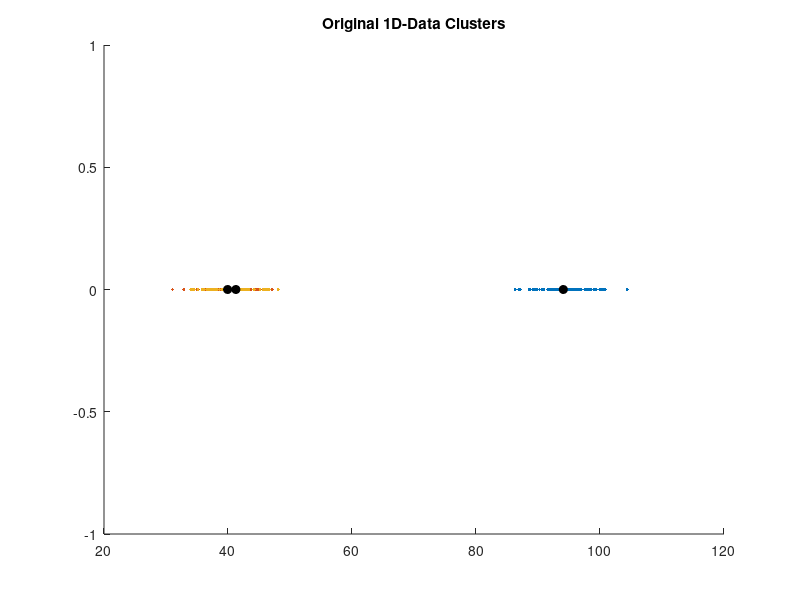

MATLAB code for this plot: (Note: this script raises an error after producing the figure.)
%% PART 1.
% Gaussian  Mixture  Models  and  Maximum  Likelihood  Algorithm (30) 

close all
clear
clc

plot_path = '../../Output/Part1/';

%% 1.
% Generate 100 data samples (each) from 3 1-D Gaussians, with different 
% means and variances. 

% set up disribution parameters
mu = rand(3,1)*100;
sigma = rand(3,1)*25/2;

% make gaussian distribution models
gm1 = gmdistribution(mu(1),sigma(1));
gm2 = gmdistribution(mu(2),sigma(2));
gm3 = gmdistribution(mu(3),sigma(3));

% generate data
n = 100;
data(1:n) = random(gm1,n);
data(n+1:2*n) = random(gm2,n);
data(2*n+1:3*n) = random(gm3,n);

% plot data for refrence
figure; title('Original 1D-Data Clusters'); hold on
plot(data(1:n),zeros(1,n),'.'); % plot data in each culster as a distinct color
plot(data(n+1:2*n),zeros(1,n),'.'); % plot data in each culster as a distinct color
plot(data(2*n+1:3*n),zeros(1,n),'.'); % plot data in each culster as a distinct color
plot(mu(:),0,'ko','MarkerFaceColor','k'); % plot cluster centers

% save
currentfolder = pwd; % save the current folder so that it can be returned to after saving figure
cd(plot_path); % change to folder specified
saveas(gcf,'Original1D3N.jpg');
cd(currentfolder); % return to the scripts folder

%% 2.
% Implement the Expectation Maximization (EM) algorithm.
% Refer to http://www.cs.ubbcluj.ro/~csatol/gep_tan/Bishop-CUED-2006.pdf
% 
% Submit the script ColorSeg/Scripts/Part1/EM.m 

%% 3.
% Recover the model parameters (means and variances) for 3 Gaussians 
% from the data created in step 1 using your implementation of Expectation 
% Maximization created in step 2. 

% [idx1d3n, C1d3n] = K_MEANS(3, data, plot_path);
[mu1d3n, covar1d3n] = EM(3,data,plot_path);

%% 4.
% Now model the data from step one use 4 Gaussians rather than 3.
%
% Save the plot of the computed Gaussians as
% ColorSeg/Output/Part1/EM1D4N.jpg

% [idx1d4n, C1d4n] = K_MEANS(4, data, plot_path);
[mu1d4n, covar1d4n] = EM(4,data,plot_path);

% Discuss what you observe.
% >> see P1_submission/Reports/ColorSeg.pdf

clc
fprintf('\n\n ORIGINAL Distribution Parameters:');
fprintf('\n means: ');
fprintf('\n\t m1: %f ',mu(1));
fprintf('\n\t m2: %f ',mu(2));
fprintf('\n\t m3: %f ',mu(3));
fprintf('\n covariance: ');
fprintf('\n\t c1: %f ',sigma(1));
fprintf('\n\t c2: %f ',sigma(2));
fprintf('\n\t c3: %f ',sigma(3));

fprintf('\n\n 3-Gaussian Estimated Distribution Parameters:');
fprintf('\n means: ');
fprintf('\n\t m1: %f ',mu1d3n(1));
fprintf('\n\t m2: %f ',mu1d3n(2));
fprintf('\n\t m3: %f ',mu1d3n(3));
fprintf('\n covariance: ');
fprintf('\n\t c1: %f ',covar1d3n{1});
fprintf('\n\t c2: %f ',covar1d3n{2});
fprintf('\n\t c3: %f ',covar1d3n{3});

fprintf('\n\n 4-Gaussian Estimated Distribution Parameters:');
fprintf('\n means: ');
fprintf('\n\t m1: %f ',mu1d4n(1));
fprintf('\n\t m2: %f ',mu1d4n(2));
fprintf('\n\t m3: %f ',mu1d4n(3));
fprintf('\n\t m4: %f ',mu1d4n(4));
fprintf('\n covariance: ');
fprintf('\n\t c1: %f ',covar1d4n{1});
fprintf('\n\t c2: %f ',covar1d4n{2});
fprintf('\n\t c3: %f ',covar1d4n{3});
fprintf('\n\t c4: %f ',covar1d4n{4});
fprintf('\n\n');
%% 5.
% Confirm your implementation for generalized D-Dimensional Gaussians.

% 2D Data -----------------------------------------------------------------
% set up disribution parameters
mu = rand(3,2)*50;
sigma = rand(3,2)*25;

% make gaussian distribution models
gm1 = gmdistribution(mu(1,:),sigma(1,:));
gm2 = gmdistribution(mu(2,:),sigma(2,:));
gm3 = gmdistribution(mu(3,:),sigma(3,:));

% generate data
n = 100;
data2d(:,1:n) = random(gm1,n)';
data2d(:,n+1:2*n) = random(gm2,n)';
data2d(:,2*n+1:3*n) = random(gm3,n)';

% plot data for refrence
figure; title('Original 2D-Data Clusters'); hold on
plot(data2d(1,1:n),data2d(2,1:n),'.'); % plot data in each culster as a distinct color
plot(data2d(1,n+1:2*n),data2d(2,n+1:2*n),'.'); % plot data in each culster as a distinct color
plot(data2d(1,2*n+1:3*n),data2d(2,2*n+1:3*n),'.'); % plot data in each culster as a distinct color
plot(mu(:,1),mu(:,2),'ko','MarkerFaceColor','k'); % plot cluster centers

% save
currentfolder = pwd; % save the current folder so that it can be returned to after saving figure
cd(plot_path); % change to folder specified
saveas(gcf,'Original2D3N.jpg');
cd(currentfolder); % return to the scripts folder

% [idx2D, C2D] = K_MEANS(3, data2d, plot_path);
[mu2D, covar2D] = EM(3, data2d, plot_path);

% 3D Data -----------------------------------------------------------------

% set up disribution parameters
mu = rand(3,3)*25;
sigma = rand(3,3)*25/2;

% make gaussian distribution models
gm1 = gmdistribution(mu(1,:),sigma(1,:));
gm2 = gmdistribution(mu(2,:),sigma(2,:));
gm3 = gmdistribution(mu(3,:),sigma(3,:));

% generate data
n = 100;
data3d(:,1:n) = random(gm1,n)';
data3d(:,n+1:2*n) = random(gm2,n)';
data3d(:,2*n+1:3*n) = random(gm3,n)';

% plot data for refrence
figure; title('Original 3D-Data Clusters'); hold on
plot3(data3d(1,1:n),data3d(2,1:n),data3d(3,1:n),'.'); % plot data in each culster as a distinct color
plot3(data3d(1,n+1:2*n),data3d(2,n+1:2*n),data3d(3,n+1:2*n),'.'); % plot data in each culster as a distinct color
plot3(data3d(1,2*n+1:3*n),data3d(2,2*n+1:3*n),data3d(3,2*n+1:3*n),'.'); % plot data in each culster as a distinct color
plot3(mu(:,1),mu(:,2),mu(:,3),'ko','MarkerFaceColor','k'); % plot cluster centers
view(45,45);

% save
currentfolder = pwd; % save the current folder so that it can be returned to after saving figure
cd(plot_path); % change to folder specified
saveas(gcf,'Original3D3N.jpg');
cd(currentfolder); % return to the scripts folder

% [idx3D, C3D] = K_MEANS(3, data3d, plot_path);
[mu3D, covar3D] = EM(3, data3d, plot_path);

% 5D Data! -----------------------------------------------------------------

% set up disribution parameters
mu(:,1:2) = rand(3,2)*50; % for position values
sigma(:,1:2) = rand(3,2)*25/2; % for position values
mu(:,3:5) = rand(3,3); % for color values
sigma(:,3:5) = rand(3,3)*0.1; % for color values

% make gaussian distribution models
gm1 = gmdistribution(mu(1,:),sigma(1,:));
gm2 = gmdistribution(mu(2,:),sigma(2,:));
gm3 = gmdistribution(mu(3,:),sigma(3,:));

% generate data
n = 100;
data5d(:,1:n) = random(gm1,n)';
data5d(:,n+1:2*n) = random(gm2,n)';
data5d(:,2*n+1:3*n) = random(gm3,n)';

% force color values to fit in range by hard threshold
for i = 1:3*n
    for j = 3:5
        if data5d(j,i) > 1
            data5d(j,i) = 1;
        elseif data5d(j,i) < 0
            data5d(j,i) = 0;
        end
    end
end

% plot data for refrence
figure; title('Original 5D-Data Clusters'); hold on
for i = 1:3*n
    plot(data5d(1,i),data5d(2,i),'s','MarkerFaceColor',[data5d(3,i) data5d(4,i) data5d(5,i)]); % plot data in each culster as true color
end
plot(mu(:,1),mu(:,2),'ko','MarkerFaceColor','k'); % plot cluster centers

% save
currentfolder = pwd; % save the current folder so that it can be returned to after saving figure
cd(plot_path); % change to folder specified
saveas(gcf,'Original5D3N.jpg');
cd(currentfolder); % return to the scripts folder

% [idx5D, C5D] = K_MEANS(3, data5d, plot_path);
[mu5D, covar5D] = EM(3, data5d, plot_path);
  
